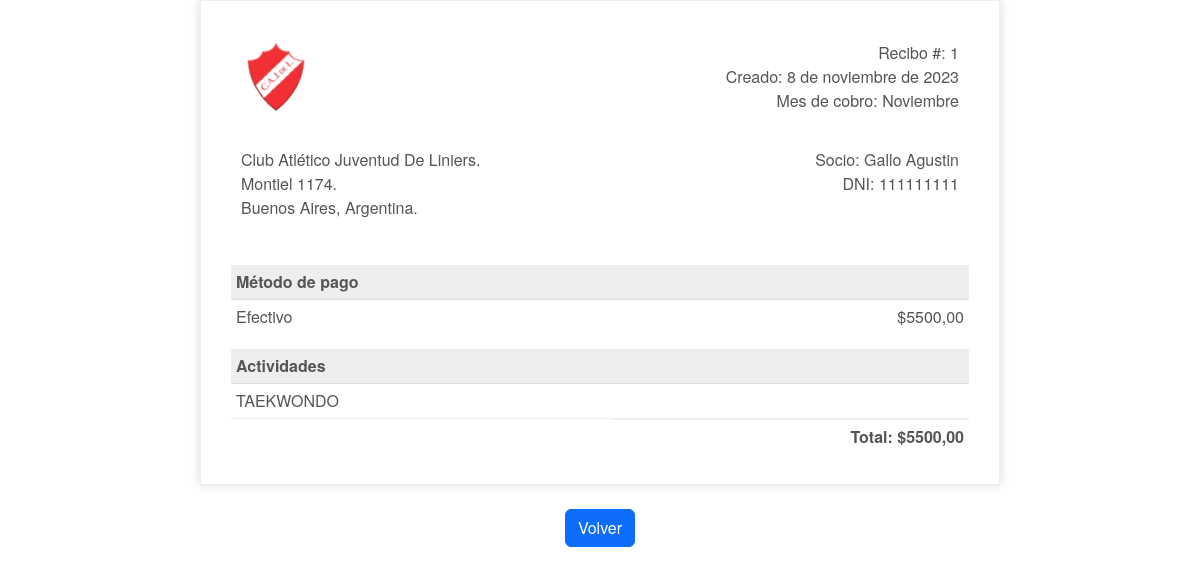
/imprimir_comprobante/1/ (signed in), run on the app's committed database.
### CAJL/aplications/payments/models.py (models this page shows, shortened)
class payments (models.Model):
    EST_CHOICES =(
        ('0','Pagado'),
        ('1','Pago Parcial'),
        ('2','Pagado y Confirmado'),
        ('3', 'No Definido'),
    )
    TIP_CHOICES =(
        ('0','Efectivo'),
        ('1','Mercado Pago'),
        ('2','Transferencia'),
        ('3','No Definido'),
    )
    MES_CHOICES =(
        ('0', 'Enero'),
        ('1', 'Febrero'),
        ('2', 'Marzo'),
        ('3', 'Abril'),
        ('4', 'Mayo'),
        ('5', 'Junio'),
        ('6', 'Julio'),
        ('7', 'Agosto'),
        ('8', 'Septiembre'),
        ('9', 'Octubre'),
        ('10', 'Noviembre'),
        ('11', 'Diciembre'),
    )
    fecha_comprobante = models.DateField('Fecha del comprobante', null=True)
    anio = models.IntegerField('Año facturado', blank=True)
    mes = models.CharField('Mes facturado',max_length=2,choices=MES_CHOICES, blank=True)
    socio = models.ForeignKey(partners, on_delete=models.CASCADE)
    actividades = models.ManyToManyField(activities)
    observacion = models.CharField('Observación',max_length=50, blank=True)
    estado = models.CharField('Estado',max_length=1, choices=EST_CHOICES)
    tipo_pago = models.CharField('Tipo de pago',max_length=1, choices=TIP_CHOICES)
    nombre_quien_paga = models.CharField ('Nombre de la persona que paga', max_length=30, blank=True)
    fecha_pago = models.DateField ('Fecha del pago',null=True, blank=True)
    monto_pago = models.DecimalField('Monto del pago',max_digits=10, decimal_places=2)
    user = models.ForeignKey(User, on_delete=models.CASCADE)
    class Meta:
        verbose_name = 'Pago'
        verbose_name_plural = 'Pagos del club'
        ordering = ['-fecha_comprobante']

### CAJL/aplications/partners/models.py (models this page shows, shortened)
class partners (models.Model):
    nombre_completo = models.CharField('Nombre completo', max_length=50, validators=[letters_only_validator], blank=True, null=True)
    dni = models.IntegerField('DNI',blank=True, null=True)
    fecha_nacimiento = models.DateField('Fecha de nacimiento',blank=True, null=True)
    direccion = models.CharField('Dirección', max_length=50, blank=True, null=True)
    DISTRICT_CHOICES = location.LOC_CHOICES
    distrito = models.CharField('Distrito',max_length=2, choices=DISTRICT_CHOICES, blank=True, null=True)
    localidad = models.ForeignKey(location, on_delete=models.CASCADE, blank=True, null=True)
    telefono1 = models.CharField('Teléfono 1',max_length=15, blank=True, null=True)
    telefono2 = models.CharField('Teléfono 2',max_length=15,blank=True, null=True)
    actividades = models.ManyToManyField(activities)
    correo = models.EmailField('Email',max_length=40,blank=True, null=True)
    descripcion = models.CharField('Descripción',max_length=50, blank=True, null=True)
    apto_fisico = models.BooleanField('Apto físico',default=False)
    fecha_emisión_apto_físico = models.DateField ('Fecha de emisión del apto físico',blank=True, null=True)
    fecha_emisión_fichaje = models.DateField ('Fecha de emisión del fichaje',blank=True, null=True)
    compite = models.BooleanField('Fichado',default=False)
    socio_activo = models.BooleanField('Socio activo',default=False)
    user = models.ForeignKey(User, on_delete=models.CASCADE)
    class Meta:
        verbose_name = 'Socio'
        verbose_name_plural = 'Socios del club'
        ordering = ['id']

### CAJL/aplications/activities/models.py (models this page shows, shortened)
class activities (models.Model):
    ACTIV_CHOICES =(
        ('0', 'Mensual'),
        ('1', 'Porcentaje'),
        ('2', 'Alquiler'),
    )
    nombre_actividad = models.CharField ('Nombre de la actividad',max_length=30)
    tipo_actividad = models.CharField('Tipo de cobro de la actividad',max_length=2, choices=ACTIV_CHOICES, default='0')
    descripcion = models.CharField('Descripción', max_length=50, blank=True)
    user = models.ForeignKey(User, on_delete=models.CASCADE)
    class Meta:
        verbose_name = 'Actividad'
        verbose_name_plural = 'Actividades del club'
        ordering = ['id']

### CAJL/aplications/payments/views.py (the view)
# urls.py: path('imprimir_comprobante/<int:payments_id>/', views.imprimir_comprobante, name='imprimir_comprobante'),
@login_required
def imprimir_comprobante(request, payments_id):
    comprobante = get_object_or_404(payments, id=payments_id)  # Reemplaza "Comprobante" por el nombre de tu modelo
    return render(request, 'payments/imprimir_comprobante.html', {'comprobante': comprobante})

### templates/payments/imprimir_comprobante.html (shortened to what this page needs)
<!DOCTYPE html>
<html lang="es">
    {% load static %}
	<head>
		<link href="https://cdn.jsdelivr.net/npm/bootstrap@5.3.2/dist/css/bootstrap.min.css" rel="stylesheet">
	</head>
	<body>
		<div class="invoice-box">
			<table>
				<tr class="top">
					<td colspan="2">
						<table>
							<tr>
								<td class="title">
									<img src={% static 'images/LogoEscudo.ico' %} alt="Company logo" style="width: 100%; max-width: 70px" />
								</td>
								<td>
									Recibo #: {{ comprobante.id }}<br />
									Creado: {{ comprobante.fecha_comprobante }}<br />
									Mes de cobro: {{ comprobante.get_mes_display }}
								</td>
							</tr>
						</table>
					</td>
				</tr>
				<tr class="information">
					<td colspan="2">
						<table>
							<tr>
								<td>
									Club Atlético Juventud De Liniers.<br />
									Montiel 1174.<br />
									Buenos Aires, Argentina.
								</td>
                                <td>
									Socio: {{ comprobante.socio.nombre_completo }}<br />
                                    DNI: {{ comprobante.socio.dni}}<br />
								</td>
							</tr>
						</table>
					</td>
				</tr>
				<tr class="heading">
					<td>Método de pago</td>
					<td></td>
				</tr>
				<tr class="details">
					<td>{{ comprobante.get_tipo_pago_display }}</td>
					<td>${{ comprobante.monto_pago }}</td>
				</tr>
				<tr class="heading">
					<td>Actividades</td>
					<td></td>
				</tr>
                {% for actividad in comprobante.actividades.all %}
				<tr class="item">
					<td>{{ actividad.nombre_actividad }}</td>
					<td></td>
				</tr>
                {% endfor %}
				<tr class="total">
					<td></td>
					<td>Total: ${{ comprobante.monto_pago }}</td>
				</tr>
			</table>
		</div>
<br>
		<div class="text-center">
    		<a href="{% url 'payments_list' %}" class="btn btn-primary" type="button">Volver</a>
		</div>
	</body>
</html>

### templates/payments/imprimir_comprobante.html (style rules this page uses)
body { font-family: 'Helvetica Neue', 'Helvetica', Helvetica, Arial, sans-serif; text-align: center; color: #777; }
body a { color: #06f; }
.invoice-box { max-width: 800px; margin: auto; padding: 30px; border: 1px solid #eee; box-shadow: 0 0 10px rgba(0, 0, 0, 0.15); font-size: 16px; line-height: 24px; font-family: 'Helvetica Neue', 'Helvetica', Helvetica, Arial, sans-serif; color: #555; }
.invoice-box table { width: 100%; line-height: inherit; text-align: left; border-collapse: collapse; }
.invoice-box table td { padding: 5px; vertical-align: top; }
.invoice-box table tr td:nth-child(2) { text-align: right; }
.invoice-box table tr.top table td { padding-bottom: 20px; }
.invoice-box table tr.top table td.title { font-size: 45px; line-height: 45px; color: #333; }
.invoice-box table tr.information table td { padding-bottom: 40px; }
.invoice-box table tr.heading td { background: #eee; border-bottom: 1px solid #ddd; font-weight: bold; }
.invoice-box table tr.details td { padding-bottom: 20px; }
.invoice-box table tr.item td { border-bottom: 1px solid #eee; }
.invoice-box table tr.total td:nth-child(2) { border-top: 2px solid #eee; font-weight: bold; }

### data on the page
payments: id "1", fecha_comprobante "8 de noviembre de 2023", mes "Noviembre", socio.nombre_completo "Gallo Agustin", socio.dni "111111111", tipo_pago "Efectivo", monto_pago "5500,00"
activities: nombre_actividad "TAEKWONDO"
